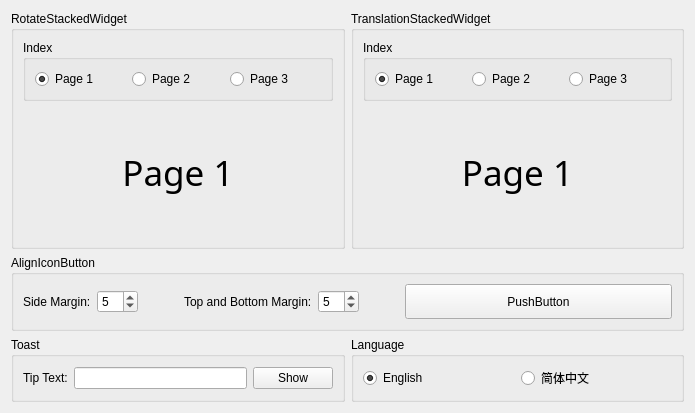
<?xml version="1.0" encoding="UTF-8"?>
<ui version="4.0">
 <class>MainWidget</class>
 <widget class="QWidget" name="MainWidget">
  <property name="geometry">
   <rect>
    <x>0</x>
    <y>0</y>
    <width>695</width>
    <height>413</height>
   </rect>
  </property>
  <property name="windowTitle">
   <string>Qt Custom Widgets</string>
  </property>
  <layout class="QGridLayout" name="gridLayout" rowstretch="1,0,0,0" columnstretch="0,0">
   <item row="0" column="1">
    <widget class="QGroupBox" name="groupBox_3">
     <property name="title">
      <string>TranslationStackedWidget</string>
     </property>
     <layout class="QVBoxLayout" name="verticalLayout_2">
      <item>
       <widget class="QGroupBox" name="groupBox_4">
        <property name="title">
         <string>Index</string>
        </property>
        <layout class="QHBoxLayout" name="horizontalLayout_6">
         <item>
          <widget class="QRadioButton" name="translation_0">
           <property name="text">
            <string>Page 1</string>
           </property>
           <property name="checked">
            <bool>true</bool>
           </property>
          </widget>
         </item>
         <item>
          <widget class="QRadioButton" name="translation_1">
           <property name="text">
            <string>Page 2</string>
           </property>
          </widget>
         </item>
         <item>
          <widget class="QRadioButton" name="translation_3">
           <property name="text">
            <string>Page 3</string>
           </property>
          </widget>
         </item>
        </layout>
       </widget>
      </item>
      <item>
       <widget class="TranslationStackedWidget" name="translationStackedWidget">
        <widget class="QWidget" name="Tpage">
         <layout class="QHBoxLayout" name="horizontalLayout_7">
          <item>
           <widget class="QLabel" name="label_5">
            <property name="font">
             <font>
              <family>微软雅黑</family>
              <pointsize>26</pointsize>
             </font>
            </property>
            <property name="text">
             <string>Page 1</string>
            </property>
            <property name="alignment">
             <set>Qt::AlignCenter</set>
            </property>
           </widget>
          </item>
         </layout>
        </widget>
        <widget class="QWidget" name="Tpage_2">
         <layout class="QHBoxLayout" name="horizontalLayout_8">
          <item>
           <widget class="QLabel" name="label_6">
            <property name="font">
             <font>
              <family>微软雅黑</family>
              <pointsize>26</pointsize>
             </font>
            </property>
            <property name="text">
             <string>Page 2</string>
            </property>
            <property name="alignment">
             <set>Qt::AlignCenter</set>
            </property>
           </widget>
          </item>
         </layout>
        </widget>
        <widget class="QWidget" name="Tpage_3">
         <layout class="QHBoxLayout" name="horizontalLayout_9">
          <item>
           <widget class="QLabel" name="label_7">
            <property name="font">
             <font>
              <family>微软雅黑</family>
              <pointsize>26</pointsize>
             </font>
            </property>
            <property name="text">
             <string>Page 3</string>
            </property>
            <property name="alignment">
             <set>Qt::AlignCenter</set>
            </property>
           </widget>
          </item>
         </layout>
        </widget>
       </widget>
      </item>
     </layout>
    </widget>
   </item>
   <item row="2" column="0">
    <widget class="QGroupBox" name="toastBox">
     <property name="title">
      <string>Toast</string>
     </property>
     <layout class="QHBoxLayout" name="horizontalLayout">
      <item>
       <widget class="QLabel" name="label">
        <property name="text">
         <string>Tip Text:</string>
        </property>
       </widget>
      </item>
      <item>
       <widget class="QLineEdit" name="toastEdit"/>
      </item>
      <item>
       <widget class="QPushButton" name="toastBtn">
        <property name="text">
         <string>Show</string>
        </property>
       </widget>
      </item>
     </layout>
    </widget>
   </item>
   <item row="0" column="0">
    <widget class="QGroupBox" name="groupBox_2">
     <property name="title">
      <string>RotateStackedWidget</string>
     </property>
     <layout class="QVBoxLayout" name="verticalLayout">
      <item>
       <widget class="QGroupBox" name="groupBox">
        <property name="title">
         <string>Index</string>
        </property>
        <layout class="QHBoxLayout" name="horizontalLayout_2">
         <item>
          <widget class="QRadioButton" name="rotate_0">
           <property name="text">
            <string>Page 1</string>
           </property>
           <property name="checked">
            <bool>true</bool>
           </property>
          </widget>
         </item>
         <item>
          <widget class="QRadioButton" name="rotate_1">
           <property name="text">
            <string>Page 2</string>
           </property>
          </widget>
         </item>
         <item>
          <widget class="QRadioButton" name="rotate_2">
           <property name="text">
            <string>Page 3</string>
           </property>
          </widget>
         </item>
        </layout>
       </widget>
      </item>
      <item>
       <widget class="RotateStackedWidget" name="rotateStackedWidget">
        <property name="currentIndex">
         <number>0</number>
        </property>
        <widget class="QWidget" name="Rpage">
         <layout class="QHBoxLayout" name="horizontalLayout_3">
          <item>
           <widget class="QLabel" name="label_2">
            <property name="font">
             <font>
              <family>微软雅黑</family>
              <pointsize>26</pointsize>
             </font>
            </property>
            <property name="text">
             <string>Page 1</string>
            </property>
            <property name="alignment">
             <set>Qt::AlignCenter</set>
            </property>
           </widget>
          </item>
         </layout>
        </widget>
        <widget class="QWidget" name="Rpage_2">
         <layout class="QHBoxLayout" name="horizontalLayout_4">
          <item>
           <widget class="QLabel" name="label_3">
            <property name="font">
             <font>
              <family>微软雅黑</family>
              <pointsize>26</pointsize>
             </font>
            </property>
            <property name="text">
             <string>Page 2</string>
            </property>
            <property name="alignment">
             <set>Qt::AlignCenter</set>
            </property>
           </widget>
          </item>
         </layout>
        </widget>
        <widget class="QWidget" name="Rpage_3">
         <layout class="QHBoxLayout" name="horizontalLayout_5">
          <item>
           <widget class="QLabel" name="label_4">
            <property name="font">
             <font>
              <family>微软雅黑</family>
              <pointsize>26</pointsize>
             </font>
            </property>
            <property name="text">
             <string>Page 3</string>
            </property>
            <property name="alignment">
             <set>Qt::AlignCenter</set>
            </property>
           </widget>
          </item>
         </layout>
        </widget>
       </widget>
      </item>
     </layout>
    </widget>
   </item>
   <item row="2" column="1">
    <widget class="QGroupBox" name="groupBox_5">
     <property name="title">
      <string>Language</string>
     </property>
     <layout class="QHBoxLayout" name="horizontalLayout_10">
      <item>
       <widget class="QRadioButton" name="EnBtn">
        <property name="text">
         <string>English</string>
        </property>
        <property name="checked">
         <bool>true</bool>
        </property>
       </widget>
      </item>
      <item>
       <widget class="QRadioButton" name="CnBtn">
        <property name="text">
         <string>简体中文</string>
        </property>
       </widget>
      </item>
     </layout>
    </widget>
   </item>
   <item row="1" column="0" colspan="2">
    <widget class="QGroupBox" name="groupBox_6">
     <property name="title">
      <string>AlignIconButton</string>
     </property>
     <layout class="QHBoxLayout" name="horizontalLayout_11" stretch="0,0,0,0,0,0,1">
      <item>
       <widget class="QLabel" name="label_8">
        <property name="text">
         <string>Side Margin:</string>
        </property>
       </widget>
      </item>
      <item>
       <widget class="QSpinBox" name="sideMarginEdit">
        <property name="minimum">
         <number>1</number>
        </property>
        <property name="value">
         <number>5</number>
        </property>
       </widget>
      </item>
      <item>
       <spacer name="horizontalSpacer">
        <property name="orientation">
         <enum>Qt::Horizontal</enum>
        </property>
        <property name="sizeHint" stdset="0">
         <size>
          <width>40</width>
          <height>20</height>
         </size>
        </property>
       </spacer>
      </item>
      <item>
       <widget class="QLabel" name="label_9">
        <property name="text">
         <string>Top and Bottom Margin:</string>
        </property>
       </widget>
      </item>
      <item>
       <widget class="QSpinBox" name="topBottomMarginEdit">
        <property name="minimum">
         <number>1</number>
        </property>
        <property name="value">
         <number>5</number>
        </property>
       </widget>
      </item>
      <item>
       <spacer name="horizontalSpacer_2">
        <property name="orientation">
         <enum>Qt::Horizontal</enum>
        </property>
        <property name="sizeHint" stdset="0">
         <size>
          <width>40</width>
          <height>20</height>
         </size>
        </property>
       </spacer>
      </item>
      <item>
       <widget class="AlignIconButton" name="pushButton">
        <property name="minimumSize">
         <size>
          <width>0</width>
          <height>35</height>
         </size>
        </property>
        <property name="text">
         <string>PushButton</string>
        </property>
       </widget>
      </item>
     </layout>
    </widget>
   </item>
  </layout>
 </widget>
 <customwidgets>
  <customwidget>
   <class>RotateStackedWidget</class>
   <extends>QStackedWidget</extends>
   <header location="global">rotatestackedwidget.h</header>
   <container>1</container>
  </customwidget>
  <customwidget>
   <class>TranslationStackedWidget</class>
   <extends>QStackedWidget</extends>
   <header location="global">translationstackedwidget.h</header>
   <container>1</container>
  </customwidget>
  <customwidget>
   <class>AlignIconButton</class>
   <extends>QPushButton</extends>
   <header location="global">aligniconbutton.h</header>
  </customwidget>
 </customwidgets>
 <resources/>
 <connections/>
</ui>
